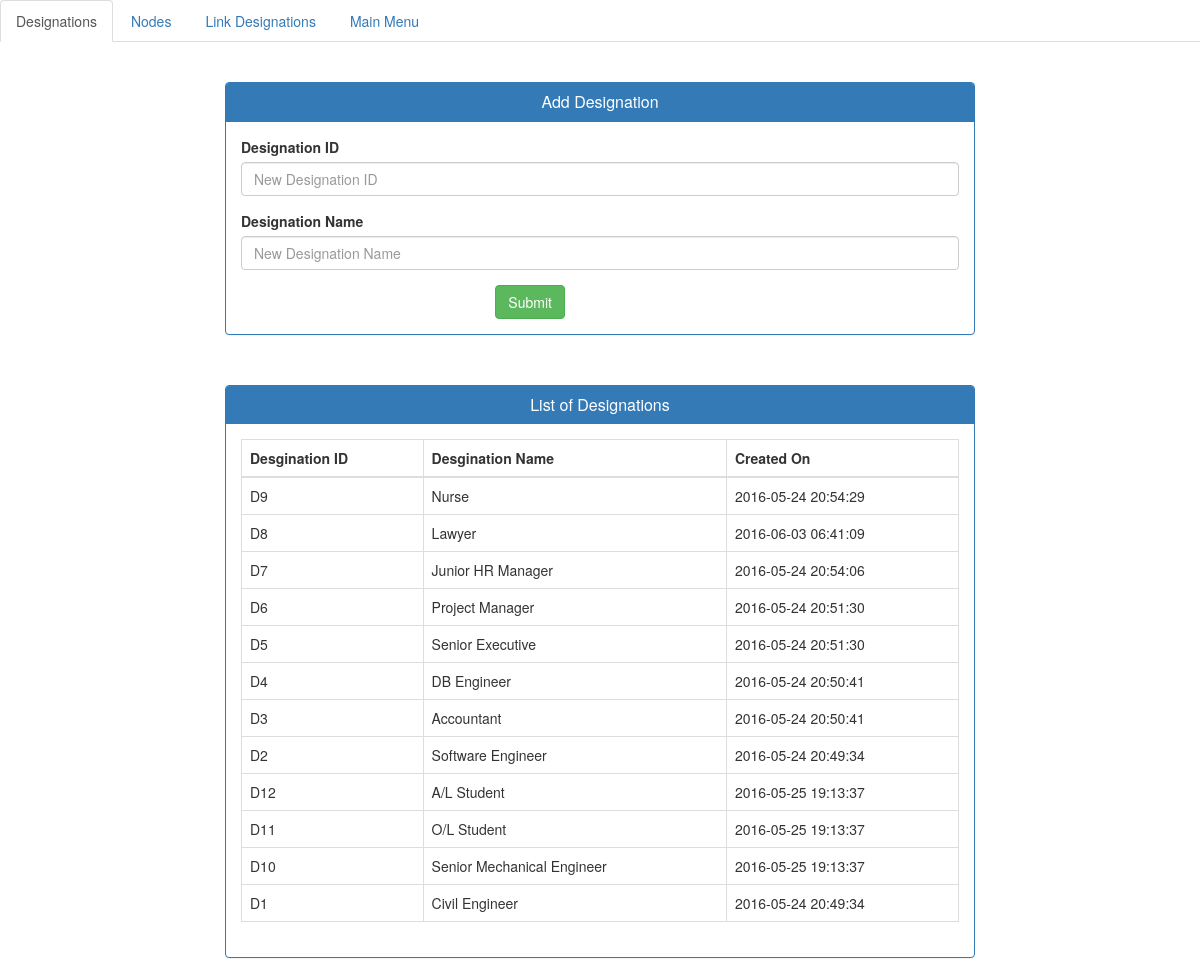
The page /vexpo/designations.php on the database its author committed.
### tables this page shows
CREATE TABLE IF NOT EXISTS `designation` (
  `designation_Id` varchar(5) NOT NULL,
  `description` varchar(250) NOT NULL,
  `created_at` timestamp NOT NULL DEFAULT CURRENT_TIMESTAMP ON UPDATE CURRENT_TIMESTAMP,
  `updated_at` timestamp NOT NULL DEFAULT '0000-00-00 00:00:00',
  PRIMARY KEY (`designation_Id`)
);

### vexpo/designations.php (the view, shortened to what this page needs)
<?php
$con = mysqli_connect("vexpo.futureminds.lk","vexpofuturemind_Isira","test@1992","vexpofuturemind_jayandb");
$sql1 = "SELECT designation_Id,	description,created_at FROM designation ORDER BY designation_Id DESC";
$res1 = mysqli_query($con,$sql1) or die(mysqli_error($con));
 ?>
<!DOCTYPE HTML>
<html>
  <head>
      <link href="https://maxcdn.bootstrapcdn.com/bootstrap/3.3.6/css/bootstrap.min.css" rel="stylesheet">
  </head>
  <body>
    <ul class="nav nav-tabs">
        <li role="presentation" class="active"><a href="designations.php"> Designations  </a></li>
        <li role="presentation"><a href="nodes.php"> Nodes </a></li>
        <li role="presentation"><a href="linkDesignations.php"> Link Designations </a></li>
          <li role="presentation"><a href="index.php"> Main Menu </a></li>
    </ul>
            <div class="container">
            <br/>
            <br/>
            <div class="row">
              <div class="col-sm-8 col-sm-offset-2">
              <div class="panel panel-primary">
                  <div class="panel-heading">  <h4 class="panel-title" align="center"> Add Designation </h4></div>
              <div class="panel-body">
                <form action="designations.php" method="post">
                        <div class="form-group">
                        <label> Designation ID </label>
                        <input type="text" class="form-control" placeholder="New Designation ID" name="desgId"/>
                        </div>
                        <div class="form-group">
                          <label> Designation Name </label>
                          <input type="text" class="form-control" placeholder="New Designation Name" name="desgName"/>
                        </div>
                        <div class="col-sm-4 col-sm-offset-4">
                        <button type="submit" class="btn btn-success" name="submit">Submit</button>
                      </div>
                </form>
                 <br/>
              </div>
              </div>
              <br/>
          </div>
          </div>
          <div class="row">
              <div class="col-sm-8 col-sm-offset-2">
                <div class="panel panel-primary">
                    <div class="panel-heading">  <h4 class="panel-title" align="center"> List of Designations </h4></div>
                <div class="panel-body">
                  <div class="table-responsive">
                               <table class="table table-bordered">
                                   <thead>
                                       <tr>
                                           <th>Desgination ID</th>
                                           <th>Desgination Name </th>
                                           <th>Created On </th>
                                       </tr>
                                   </thead>
                                   <tbody>
                                     <?php
                                       if(isset($res1)){
                                        while (($row = mysqli_fetch_array($res1)) != null)
                                            {
                                              echo "<tr>";
                                              echo "<td>{$row['designation_Id']}</td>";
                                              echo "<td>{$row['description']}</td>";
                                              echo "<td>{$row['created_at']}</td>";
                                              echo "</tr>";
                                            } }
                                     ?>
                                   </tbody>
                               </table>
                           </div>
                </div>
                </div>
              </div>
          </div>
        </div>
  </body>
</html>

### rows shown on the page
designation: designation_Id "D9", description "Nurse", created_at "2016-05-24 20:54:29"
designation: designation_Id "D8", description "Lawyer", created_at "2016-06-03 06:41:09"
designation: designation_Id "D7", description "Junior HR Manager", created_at "2016-05-24 20:54:06"
designation: designation_Id "D6", description "Project Manager", created_at "2016-05-24 20:51:30"
designation: designation_Id "D5", description "Senior Executive", created_at "2016-05-24 20:51:30"
designation: designation_Id "D4", description "DB Engineer", created_at "2016-05-24 20:50:41"
designation: designation_Id "D3", description "Accountant", created_at "2016-05-24 20:50:41"
designation: designation_Id "D2", description "Software Engineer", created_at "2016-05-24 20:49:34"
designation: designation_Id "D12", description "A/L Student", created_at "2016-05-25 19:13:37"
designation: designation_Id "D11", description "O/L Student", created_at "2016-05-25 19:13:37"
designation: designation_Id "D10", description "Senior Mechanical Engineer", created_at "2016-05-25 19:13:37"
designation: designation_Id "D1", description "Civil Engineer", created_at "2016-05-24 20:49:34"
